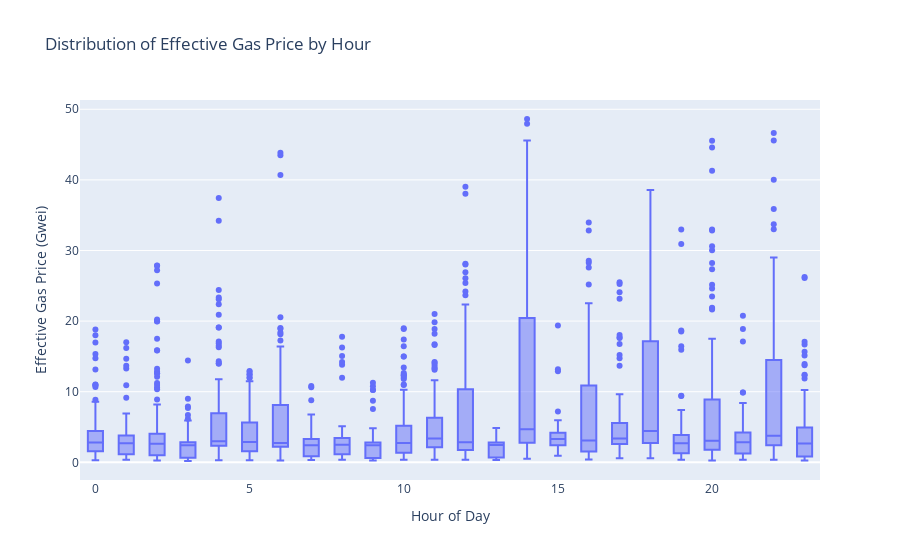

Notebook code cell kept with this figure:
### Code cell
Liquidator_df["effective_gas_price_gwei"] = Liquidator_df["effective_gas_price"] / 1e9

fig = px.box(
    Liquidator_df,
    x="hour",
    y="effective_gas_price_gwei",
    # points='all',            # show all underlying points
    title="Distribution of Effective Gas Price by Hour",
    labels={"hour": "Hour of Day", "effective_gas_price_gwei": "Effective Gas Price (Gwei)"},
)
fig.update_layout(
    yaxis_title="Effective Gas Price (Gwei)",
    xaxis_title="Hour of Day",
    boxmode="group",  # ensures boxes don’t overlap if you add more traces
)
fig.show()

### Figure 1 — Plotly figure (JSON) as saved in the notebook; plotly's stock layout.template omitted (floating-point values rounded to 4 significant figures; data arrays with more than 128 entries replaced by an {"elided": "..."} marker saying what was removed)
{"data": [{"alignmentgroup": "True", "hovertemplate": "Hour of Day=%{x}<br>Effective Gas Price (Gwei)=%{y}<extra></extra>", "legendgroup": "", "marker": {"color": "#636efa"}, "name": "", "notched": false, "offsetgroup": "", "orientation": "v", "showlegend": false, "type": "box", "x": {"elided": "2622 int values"}, "x0": " ", "xaxis": "x", "y": {"elided": "2622 float values"}, "y0": " ", "yaxis": "y"}], "layout": {"boxmode": "group", "legend": {"tracegroupgap": 0}, "title": {"text": "Distribution of Effective Gas Price by Hour"}, "xaxis": {"anchor": "y", "domain": [0, 1], "title": {"text": "Hour of Day"}}, "yaxis": {"anchor": "x", "domain": [0, 1], "title": {"text": "Effective Gas Price (Gwei)"}}}}
